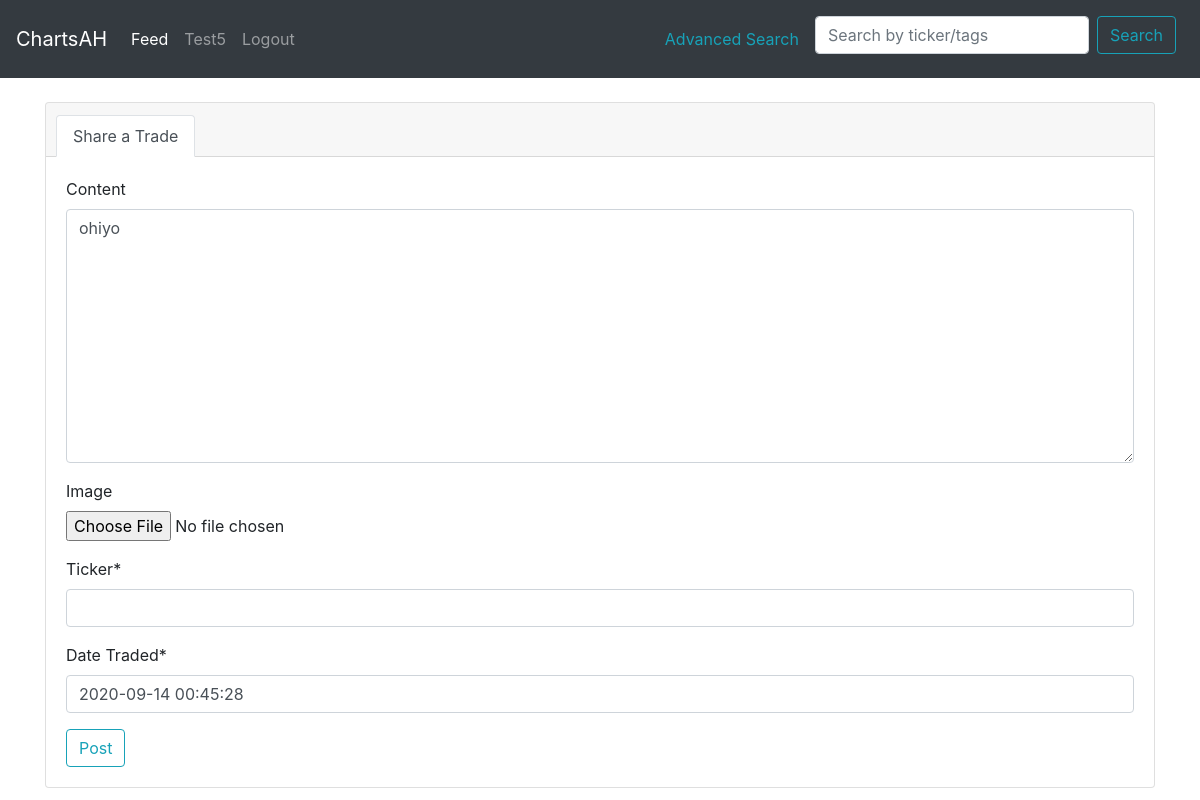
Before: /post/59/update (signed in) with the older database file.
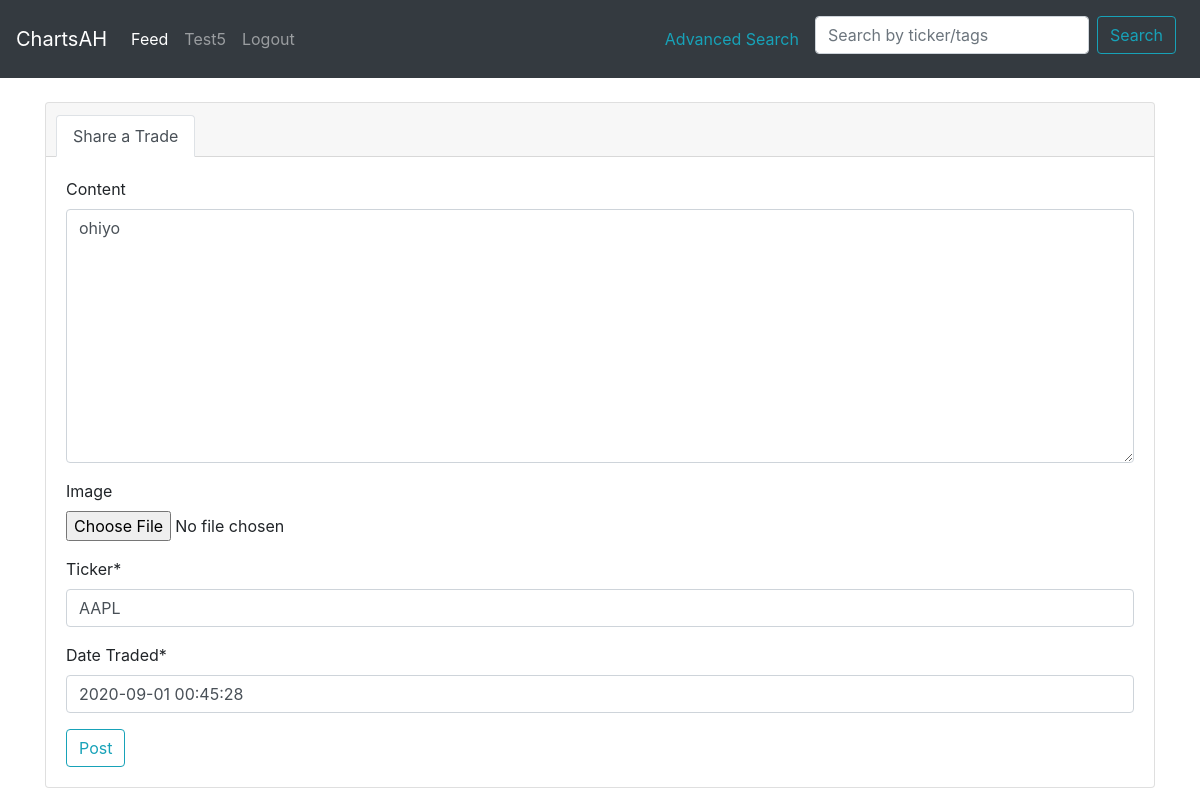
After: the same page with the newer database file.
### main/models.py (models this page shows, shortened)
class Post(models.Model):
    user = models.ForeignKey(User, on_delete=models.CASCADE) #many to one relationship where many posts can be tied to one user
    content = models.TextField(blank=True, null=True)
    date_traded = models.DateTimeField(verbose_name= ('Date Traded'))
    image = models.ImageField(upload_to='trade_images', blank=True, null=True) #change blank = false later
    upvotes = models.ManyToManyField(User, blank=True, related_name='upvotes')
    total_upvotes = models.IntegerField(default='0')
    ticker = models.CharField(blank=False, null=True, max_length=5)
    tags = TaggableManager(blank=True, help_text=('Press Enter or comma to seperate tags.')) #erased help text
    date_posted = models.DateTimeField(default=timezone.now)

### main/views.py (the view, shortened to what this page needs)
# urls.py: path("post/<int:pk>/update", post_update_view.as_view(), name='post-update'),
class post_update_view(LoginRequiredMixin, UserPassesTestMixin, UpdateView):
     model = Post
     fields = ['content', 'image','ticker', 'date_traded', 'tags']
     def test_func(self):
          post = self.get_object() # get the post
          if self.request.user == post.user:
               return True
          return False

### main/templates/main/post_form.html (shortened to what this page needs)
{% extends 'main/header.html' %}
{% load crispy_forms_tags %}
{% block content %}
{% load static %}
<link rel="stylesheet" href="{% static 'tagsinput.css' %}"/>
<link rel="stylesheet" href="//code.jquery.com/ui/1.12.1/themes/smoothness/jquery-ui.css">
    <div class="card gedf-card">
        <div class="card-header">
            <ul class="nav nav-tabs card-header-tabs" id="myTab" role="tablist">
                <li class="nav-item">
                    <a class="nav-link active" id="posts-tab" data-toggle="tab" role="tab" aria-controls="posts" aria-selected="true">Share a Trade</a>
                </li>
            </ul>
        </div>
        <div class="card-body">
            <div class="tab-content" id="myTabContent">
                <div class="tab-pane fade show active" id="posts" role="tabpanel" aria-labelledby="posts-tab">
                    <div class="form-group">
                            <form method="POST" enctype="multipart/form-data">
                                {{form |crispy}}
                    </div>
                </div>
            </div>
            <div class="btn-toolbar justify-content-between">
                <div class="btn-group">
                    <button type="submit" class="btn btn-outline-info">Post</button>
                </div>
            </div>
        </div>
    </div>
{% endblock %}

Changed rows visible on the page:
changed Post "ohiyo": ticker (not shown) → "AAPL"; date_traded "2020-09-14 00:45:28" → "2020-09-01 00:45:28"
